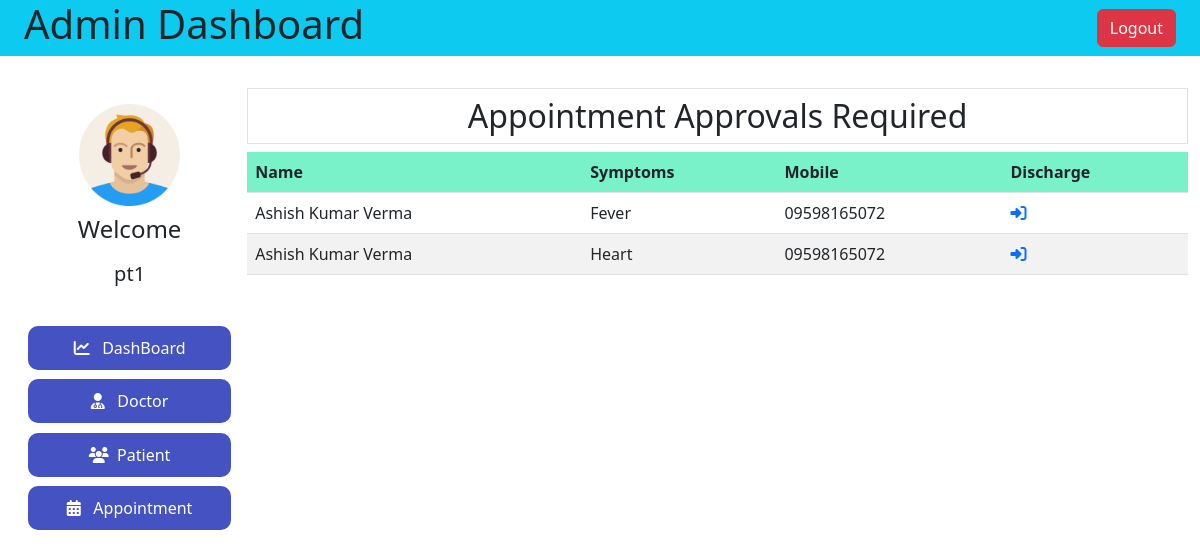
/admin-discharge-patient/ (signed in), run on the app's committed database.
### hospital/models.py (models this page shows, shortened)
class Patient(models.Model):
    user = models.OneToOneField(User, on_delete=models.CASCADE)
    profile_pic = models.ImageField(
        upload_to='profile_pic/PatientProfilePic/', null=True, blank=True)
    address = models.CharField(max_length=40)
    mobile = models.CharField(max_length=20, null=False)
    symptoms = models.CharField(max_length=100, null=False)
    assignedDoctorId = models.PositiveIntegerField(null=True)
    admitDate = models.DateField(auto_now=True)
    status = models.BooleanField(default=False)
    @property
    def get_name(self):
        return self.user.first_name+" "+self.user.last_name

### hospital/views.py (the view)
# urls.py: path('admin-discharge-patient/',ViewAdminPatientDischarge,name='PatientDischarge'),
@login_required(login_url='adminlogin')
def ViewAdminPatientDischarge(request):
    patients = Patient.objects.all().filter(status=True)
    return render(request,'hospital/adminDischargePatient.html',locals())

### templates/hospital/adminDischargePatient.html
{% extends 'hospital/adminDashboard.html' %}
{% block adminDashBoard %}
<h2 class="text-center p-2 border"> Appointment Approvals Required</h2>
<table class="table table-striped table-hover">
    <tr class="bg-info" >
        <th>Name</th>
        <th>Symptoms</th>
        <th>Mobile</th>
        <th>Discharge</th>
    </tr>
    {% for patient in patients %}
        <tr>
        <td>{{patient.get_name}}</td>
        <td>{{patient.symptoms}}</td>
        <td>{{patient.mobile}}</td>
        <td><a href=""><i class="fa-solid fa-right-to-bracket"></i></a></td>
        </tr>
    {% endfor %}
</table>
{% endblock adminDashBoard %}

### templates/hospital/adminDashboard.html (shortened to what this page needs)
{% load static %}
<!DOCTYPE html>
<html lang="en">
  <head>
    <link rel="stylesheet" href="{% static 'hospital/css/admin.css' %}" />
    <link
      rel="stylesheet"
      href="{% static 'hospital/css/admin-responsive.css' %}"
    />
    <link
      href="https://cdn.jsdelivr.net/npm/bootstrap@5.3.0/dist/css/bootstrap.min.css"
      rel="stylesheet"
    />
    <link
      href="https://cdn.jsdelivr.net/npm/bootstrap@5.3.0/dist/css/bootstrap.min.css"
      rel="stylesheet"
    />
  </head>
  <body>
    <nav class="bg-info d-flex justify-content-between align-items-center px-4">
      <h1>Admin Dashboard</h1>
      <a href="{% url 'logout' %}"><button class="btn btn-danger">Logout</button></a>
    </nav>
    <div class="container-fluid admin">
      <div class="admin-left">
        <div>
          <img src="{% static 'hospital/images/adminpropic.png' %}" alt="" />
          <h4>Welcome</h4>
          <h5>{{request.user}}</h5>
        </div>
        <div>
          <a href="{% url 'admindashboardMain' %}"
            ><button class="active">
              <i class="fa-solid fa-chart-line"></i> &nbsp; DashBoard
            </button></a
          >
          <a href="{% url 'admindashboardDoctor'%}">
            <button>
              <i class="fa-solid fa-user-doctor"></i> &nbsp; Doctor
            </button></a
          >
          <a href="{% url 'admindashboardPatient'%}">
            <button><i class="fa-solid fa-users"></i>&nbsp; Patient</button></a
          >
          <a href="{% url 'admindashboardApppintment' %}"
            ><button>
              <i class="fa-solid fa-calendar-days"></i> &nbsp; Appointment
            </button></a
          >
        </div>
      </div>
      <div class="admin-right">
        {% block adminDashBoard %}{% endblock adminDashBoard %}
      </div>
    </div>
  </body>
</html>

### static/hospital/css/admin.css (style rules this page uses)
.admin { display: flex; margin-top: 2rem; }
.admin-left { width: 20%; height: 100vh; }
.admin-left > div { width: 100%; display: flex; flex-direction: column; align-items: center; padding: 1rem; gap: .6rem; }
.admin-left>div a { width: 100%; }
.admin-left button { width: 100%; padding: 10px; font-weight: 500; background-color: rgba(13, 30, 175, 0.764); color: white; border-radius: 10px; border: 0; }
.admin-left img { width: 50%; object-fit: cover; }
.admin-right { width: 80%; height: 100vh; }
th { background-color: aquamarine !important; }
tr:nth-child(even) { background-color: rgba(127, 255, 212, 0.346) !important; }
tr:nth-child(even) { background-color: red; }

### data on the page
Patient: get_name "Ashish Kumar Verma", symptoms "Fever", mobile "09598165072"
Patient: get_name "Ashish Kumar Verma", symptoms "Heart", mobile "09598165072"

### other printed values
{{ request.user }} "pt1"
